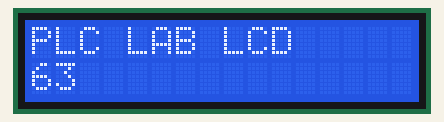
This sketch was run on a simulated Arduino Nano, built with avr-gcc and run on an emulated ATmega328P. Shown: 16×2 character LCD.

Above: at 0.1 s.
At 4.6 s:
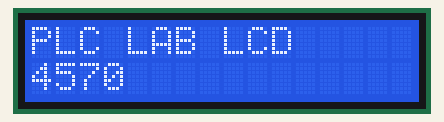
At 9.6 s:
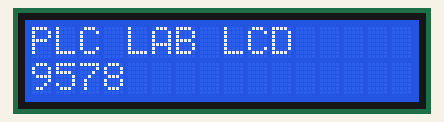
At 19.6 s:
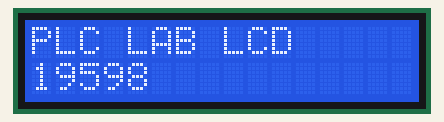
At 29.2 s:
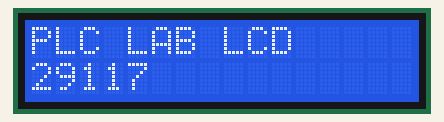
At 39.2 s:
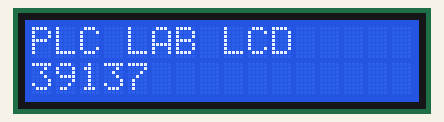

The sketch:

PlcLab_LCD.ino
```cpp
/******************************************************************
  Project name : Plc Lab - LCD display example
  Author       : PLC-EXPERT
  Date Time    : 2019-01-02
  Description  : LCD display example
  CPU BOARD    : Arduino NANO
  URL          : www.plc-expert.com
******************************************************************/

#include <LiquidCrystal.h>

const int rs = 12, en = 11, d4 = 6, d5 = 7, d6 = 5, d7 = 4;
LiquidCrystal lcd(rs, en, d4, d5, d6, d7);

void setup(){
  lcd.begin(16, 2);
  lcd.print("PLC LAB LCD");
}

void loop(){
  lcd.setCursor(0, 1);
  lcd.print(millis());

  delay(500);
}
```

Measured:
- what the display in image 1 shows lasts 0.5 s, from 4.6 s to 5.1 s
